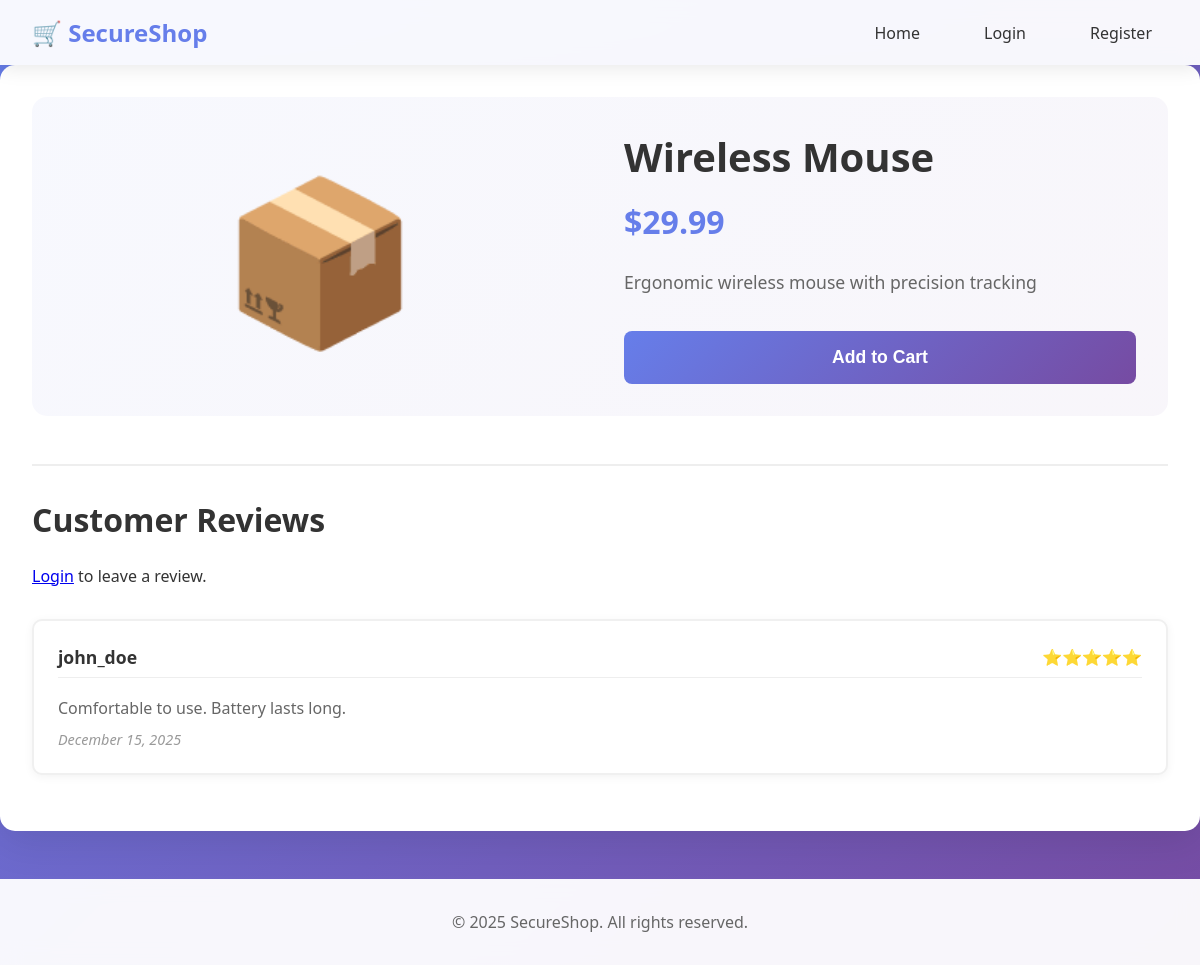
/product.php?id=2, run on the app's committed database.
### tables this page shows
CREATE TABLE IF NOT EXISTS products (
    id INT AUTO_INCREMENT PRIMARY KEY,
    name VARCHAR(100) NOT NULL,
    description TEXT,
    price DECIMAL(10, 2),
    image VARCHAR(255),
    created_at TIMESTAMP DEFAULT CURRENT_TIMESTAMP
);

CREATE TABLE IF NOT EXISTS reviews (
    id INT AUTO_INCREMENT PRIMARY KEY,
    product_id INT,
    user_id INT,
    review_text TEXT,
    rating INT,
    created_at TIMESTAMP DEFAULT CURRENT_TIMESTAMP,
    FOREIGN KEY (product_id) REFERENCES products(id),
    FOREIGN KEY (user_id) REFERENCES users(id)
);

CREATE TABLE IF NOT EXISTS users (
    id INT AUTO_INCREMENT PRIMARY KEY,
    username VARCHAR(50) NOT NULL UNIQUE,
    password VARCHAR(255) NOT NULL,
    email VARCHAR(100),
    is_admin TINYINT(1) DEFAULT 0,
    bio TEXT,
    created_at TIMESTAMP DEFAULT CURRENT_TIMESTAMP
);

### config.php (called while the page is built, shortened)
<?php
function isLoggedIn() {
    return isset($_SESSION['user_id']);
}
?>

### product.php (the view, shortened to what this page needs)
<?php
require_once 'config.php';
$product_id = isset($_GET['id']) ? intval($_GET['id']) : 1;
$query = "SELECT * FROM products WHERE id = $product_id";
$result = $conn->query($query);
$product = $result->fetch_assoc();
$reviews_query = "SELECT r.*, u.username FROM reviews r JOIN users u ON r.user_id = u.id WHERE r.product_id = $product_id ORDER BY r.created_at DESC";
$reviews_result = $conn->query($reviews_query);
?>
<!DOCTYPE html>
<html lang="en">
<head>
    <link rel="stylesheet" href="style.css">
</head>
<body>
    <nav class="navbar">
        <div class="nav-container">
            <a href="index.php" class="logo">🛒 SecureShop</a>
            <ul class="nav-menu">
                <li><a href="index.php">Home</a></li>
                <?php if (isLoggedIn()): ?>
                    <li><a href="profile.php?id=<?php echo $_SESSION['user_id']; ?>">My Profile</a></li>
                    <li><a href="logout.php">Logout</a></li>
                <?php else: ?>
                    <li><a href="login.php">Login</a></li>
                    <li><a href="register.php">Register</a></li>
                <?php endif; ?>
            </ul>
        </div>
    </nav>
    <div class="container">
        <?php if ($product): ?>
            <div class="product-detail">
                <div class="product-detail-image">📦</div>
                <div class="product-detail-info">
                    <h1><?php echo htmlspecialchars($product['name']); ?></h1>
                    <p class="product-detail-price">$<?php echo number_format($product['price'], 2); ?></p>
                    <p class="product-detail-description"><?php echo htmlspecialchars($product['description']); ?></p>
                    <button class="btn btn-primary">Add to Cart</button>
                </div>
            </div>
            <div class="reviews-section">
                <h2>Customer Reviews</h2>
                <?php if (isLoggedIn()): ?>
                    <div class="review-form">
                        <h3>Leave a Review</h3>
                        <form method="POST" action="">
                            <div class="form-group">
                                <label>Rating:</label>
                                <select name="rating" required>
                                    <option value="5">⭐⭐⭐⭐⭐ (5 stars)</option>
                                    <option value="4">⭐⭐⭐⭐ (4 stars)</option>
                                    <option value="3">⭐⭐⭐ (3 stars)</option>
                                    <option value="2">⭐⭐ (2 stars)</option>
                                    <option value="1">⭐ (1 star)</option>
                                </select>
                            </div>
                            <div class="form-group">
                                <label>Your Review:</label>
                                <textarea name="review_text" rows="4" required></textarea>
                            </div>
                            <button type="submit" class="btn">Submit Review</button>
                        </form>
                    </div>
                <?php else: ?>
                    <p><a href="login.php">Login</a> to leave a review.</p>
                <?php endif; ?>
                <div class="reviews-list">
                    <?php while ($review = $reviews_result->fetch_assoc()): ?>
                        <div class="review-card">
                            <div class="review-header">
                                <strong><?php echo htmlspecialchars($review['username']); ?></strong>
                                <span class="review-rating">
                                    <?php echo str_repeat('⭐', $review['rating']); ?>
                                </span>
                            </div>
                            <p class="review-text"><?php echo $review['review_text']; ?></p>
                            <p class="review-date"><?php echo date('F j, Y', strtotime($review['created_at'])); ?></p>
                        </div>
                    <?php endwhile; ?>
                </div>
            </div>
        <?php else: ?>
            <div class="error">Product not found!</div>
        <?php endif; ?>
    </div>
    <footer>
        <p>&copy; 2025 SecureShop. All rights reserved.</p>
    </footer>
</body>
</html>

### style.css (style rules this page uses)
* { margin: 0; padding: 0; box-sizing: border-box; }
body { font-family: 'Segoe UI', Tahoma, Geneva, Verdana, sans-serif; background: linear-gradient(135deg, #667eea 0%, #764ba2 100%); min-height: 100vh; color: #333; }
.navbar { background: rgba(255, 255, 255, 0.95); backdrop-filter: blur(10px); box-shadow: 0 2px 20px rgba(0, 0, 0, 0.1); position: sticky; top: 0; z-index: 1000; }
.nav-container { max-width: 1200px; margin: 0 auto; padding: 1rem 2rem; display: flex; justify-content: space-between; align-items: center; }
.logo { font-size: 1.5rem; font-weight: bold; color: #667eea; text-decoration: none; transition: transform 0.3s ease; }
.nav-menu { display: flex; list-style: none; gap: 2rem; align-items: center; }
.nav-menu li a { color: #333; text-decoration: none; font-weight: 500; transition: color 0.3s ease; padding: 0.5rem 1rem; border-radius: 5px; }
.container { max-width: 1200px; margin: 0 auto; padding: 2rem; background: white; border-radius: 15px; box-shadow: 0 10px 40px rgba(0, 0, 0, 0.1); margin-bottom: 2rem; }
.product-detail { display: grid; grid-template-columns: 1fr 1fr; gap: 3rem; margin-bottom: 3rem; padding: 2rem; background: linear-gradient(135deg, rgba(102, 126, 234, 0.05) 0%, rgba(118, 75, 162, 0.05) 100%); border-radius: 15px; }
.product-detail-image { font-size: 10rem; text-align: center; display: flex; align-items: center; justify-content: center; }
.product-detail-info h1 { color: #333; margin-bottom: 1rem; font-size: 2.5rem; }
.product-detail-price { font-size: 2rem; color: #667eea; font-weight: bold; margin-bottom: 1.5rem; }
.product-detail-description { color: #666; line-height: 1.8; margin-bottom: 2rem; font-size: 1.1rem; }
.btn { display: inline-block; padding: 0.75rem 1.5rem; background: #667eea; color: white; text-decoration: none; border-radius: 8px; font-weight: 600; transition: all 0.3s ease; border: none; cursor: pointer; font-size: 1rem; }
.btn-primary { width: 100%; padding: 1rem; font-size: 1.1rem; background: linear-gradient(135deg, #667eea 0%, #764ba2 100%); }
.reviews-section { margin-top: 3rem; padding-top: 2rem; border-top: 2px solid #eee; }
.reviews-section h2 { color: #333; margin-bottom: 1.5rem; font-size: 2rem; }
.reviews-list { margin-top: 2rem; }
.review-card { background: white; padding: 1.5rem; border-radius: 10px; margin-bottom: 1.5rem; box-shadow: 0 2px 10px rgba(0, 0, 0, 0.05); border: 2px solid #f0f0f0; transition: all 0.3s ease; }
.review-header { display: flex; justify-content: space-between; align-items: center; margin-bottom: 1rem; padding-bottom: 0.5rem; border-bottom: 1px solid #eee; }
.review-header strong { color: #333; font-size: 1.1rem; }
.review-rating { color: #ffd700; font-size: 1rem; }
.review-text { color: #666; line-height: 1.8; margin-bottom: 0.5rem; }
.review-date { color: #999; font-size: 0.9rem; font-style: italic; }
footer { background: rgba(255, 255, 255, 0.95); backdrop-filter: blur(10px); text-align: center; padding: 2rem; color: #666; margin-top: 3rem; }

### data on the page
products: name "Wireless Mouse", price "29.99", description "Ergonomic wireless mouse with precision tracking"
reviews: user.username "john_doe", rating "⭐⭐⭐⭐⭐", review_text "Comfortable to use. Battery lasts long.", created_at "December 15, 2025"
